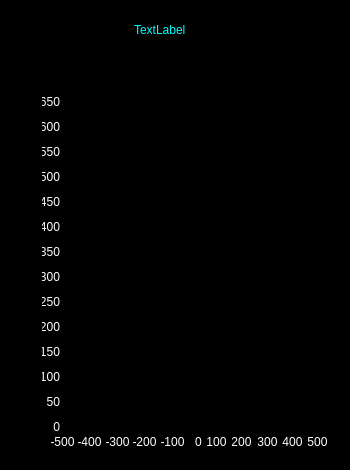
    <widget class="QFrame" name="panHeart_2">
     <property name="geometry">
      <rect>
       <x>352</x>
       <y>252</y>
       <width>350</width>
       <height>470</height>
      </rect>
     </property>
     <property name="styleSheet">
      <string notr="true">color: rgb(255, 255, 255);
background-color: rgb(0, 0, 0);</string>
     </property>
     <property name="frameShape">
      <enum>QFrame::StyledPanel</enum>
     </property>
     <property name="frameShadow">
      <enum>QFrame::Raised</enum>
     </property>
     <widget class="QLabel" name="lblR_RM1">
      <property name="geometry">
       <rect>
        <x>134</x>
        <y>23</y>
        <width>65</width>
        <height>13</height>
       </rect>
      </property>
      <property name="styleSheet">
       <string notr="true">color: rgb(0, 255, 255);</string>
      </property>
      <property name="text">
       <string>TextLabel</string>
      </property>
     </widget>
     <widget class="QCustomPlot" name="imgR_RM" native="true">
      <property name="geometry">
       <rect>
        <x>64</x>
        <y>96</y>
        <width>252</width>
        <height>336</height>
       </rect>
      </property>
     </widget>
     <widget class="QLabel" name="label_54">
      <property name="geometry">
       <rect>
        <x>42</x>
        <y>220</y>
        <width>18</width>
        <height>13</height>
       </rect>
      </property>
      <property name="text">
       <string>400</string>
      </property>
      <property name="alignment">
       <set>Qt::AlignRight|Qt::AlignTrailing|Qt::AlignVCenter</set>
      </property>
     </widget>
     <widget class="QLabel" name="label_55">
      <property name="geometry">
       <rect>
        <x>42</x>
        <y>245</y>
        <width>18</width>
        <height>13</height>
       </rect>
      </property>
      <property name="text">
       <string>350</string>
      </property>
      <property name="alignment">
       <set>Qt::AlignRight|Qt::AlignTrailing|Qt::AlignVCenter</set>
      </property>
     </widget>
     <widget class="QLabel" name="label_56">
      <property name="geometry">
       <rect>
        <x>42</x>
        <y>270</y>
        <width>18</width>
        <height>13</height>
       </rect>
      </property>
      <property name="text">
       <string>300</string>
      </property>
      <property name="alignment">
       <set>Qt::AlignRight|Qt::AlignTrailing|Qt::AlignVCenter</set>
      </property>
     </widget>
     <widget class="QLabel" name="label_57">
      <property name="geometry">
       <rect>
        <x>42</x>
        <y>295</y>
        <width>18</width>
        <height>13</height>
       </rect>
      </property>
      <property name="text">
       <string>250</string>
      </property>
      <property name="alignment">
       <set>Qt::AlignRight|Qt::AlignTrailing|Qt::AlignVCenter</set>
      </property>
     </widget>
     <widget class="QLabel" name="label_58">
      <property name="geometry">
       <rect>
        <x>42</x>
        <y>320</y>
        <width>18</width>
        <height>13</height>
       </rect>
      </property>
      <property name="text">
       <string>200</string>
      </property>
      <property name="alignment">
       <set>Qt::AlignRight|Qt::AlignTrailing|Qt::AlignVCenter</set>
      </property>
     </widget>
     <widget class="QLabel" name="label_59">
      <property name="geometry">
       <rect>
        <x>42</x>
        <y>345</y>
        <width>18</width>
        <height>13</height>
       </rect>
      </property>
      <property name="text">
       <string>150</string>
      </property>
      <property name="alignment">
       <set>Qt::AlignRight|Qt::AlignTrailing|Qt::AlignVCenter</set>
      </property>
     </widget>
     <widget class="QLabel" name="label_60">
      <property name="geometry">
       <rect>
        <x>42</x>
        <y>370</y>
        <width>18</width>
        <height>13</height>
       </rect>
      </property>
      <property name="text">
       <string>100</string>
      </property>
      <property name="alignment">
       <set>Qt::AlignRight|Qt::AlignTrailing|Qt::AlignVCenter</set>
      </property>
     </widget>
     <widget class="QLabel" name="label_61">
      <property name="geometry">
       <rect>
        <x>42</x>
        <y>395</y>
        <width>18</width>
        <height>13</height>
       </rect>
      </property>
      <property name="text">
       <string>50</string>
      </property>
      <property name="alignment">
       <set>Qt::AlignRight|Qt::AlignTrailing|Qt::AlignVCenter</set>
      </property>
     </widget>
     <widget class="QLabel" name="label_62">
      <property name="geometry">
       <rect>
        <x>42</x>
        <y>420</y>
        <width>18</width>
        <height>13</height>
       </rect>
      </property>
      <property name="text">
       <string>0</string>
      </property>
      <property name="alignment">
       <set>Qt::AlignRight|Qt::AlignTrailing|Qt::AlignVCenter</set>
      </property>
     </widget>
     <widget class="QLabel" name="label_63">
      <property name="geometry">
       <rect>
        <x>50</x>
        <y>435</y>
        <width>25</width>
        <height>13</height>
       </rect>
      </property>
      <property name="text">
       <string>-500</string>
      </property>
      <property name="alignment">
       <set>Qt::AlignCenter</set>
      </property>
     </widget>
     <widget class="QLabel" name="label_64">
      <property name="geometry">
       <rect>
        <x>77</x>
        <y>435</y>
        <width>25</width>
        <height>13</height>
       </rect>
      </property>
      <property name="text">
       <string>-400</string>
      </property>
      <property name="alignment">
       <set>Qt::AlignCenter</set>
      </property>
     </widget>
     <widget class="QLabel" name="label_65">
      <property name="geometry">
       <rect>
        <x>105</x>
        <y>435</y>
        <width>25</width>
        <height>13</height>
       </rect>
      </property>
      <property name="text">
       <string>-300</string>
      </property>
      <property name="alignment">
       <set>Qt::AlignCenter</set>
      </property>
     </widget>
     <widget class="QLabel" name="label_66">
      <property name="geometry">
       <rect>
        <x>132</x>
        <y>435</y>
        <width>25</width>
        <height>13</height>
       </rect>
      </property>
      <property name="text">
       <string>-200</string>
      </property>
      <property name="alignment">
       <set>Qt::AlignCenter</set>
      </property>
     </widget>
     <widget class="QLabel" name="label_67">
      <property name="geometry">
       <rect>
        <x>160</x>
        <y>435</y>
        <width>25</width>
        <height>13</height>
       </rect>
      </property>
      <property name="text">
       <string>-100</string>
      </property>
      <property name="alignment">
       <set>Qt::AlignCenter</set>
      </property>
     </widget>
     <widget class="QLabel" name="label_68">
      <property name="geometry">
       <rect>
        <x>186</x>
        <y>435</y>
        <width>25</width>
        <height>13</height>
       </rect>
      </property>
      <property name="text">
       <string>0</string>
      </property>
      <property name="alignment">
       <set>Qt::AlignCenter</set>
      </property>
     </widget>
     <widget class="QLabel" name="label_69">
      <property name="geometry">
       <rect>
        <x>204</x>
        <y>435</y>
        <width>25</width>
        <height>13</height>
       </rect>
      </property>
      <property name="text">
       <string>100</string>
      </property>
      <property name="alignment">
       <set>Qt::AlignCenter</set>
      </property>
     </widget>
     <widget class="QLabel" name="label_70">
      <property name="geometry">
       <rect>
        <x>229</x>
        <y>435</y>
        <width>25</width>
        <height>13</height>
       </rect>
      </property>
      <property name="text">
       <string>200</string>
      </property>
      <property name="alignment">
       <set>Qt::AlignCenter</set>
      </property>
     </widget>
     <widget class="QLabel" name="label_74">
      <property name="geometry">
       <rect>
        <x>255</x>
        <y>435</y>
        <width>25</width>
        <height>13</height>
       </rect>
      </property>
      <property name="text">
       <string>300</string>
      </property>
      <property name="alignment">
       <set>Qt::AlignCenter</set>
      </property>
     </widget>
     <widget class="QLabel" name="label_75">
      <property name="geometry">
       <rect>
        <x>280</x>
        <y>435</y>
        <width>25</width>
        <height>13</height>
       </rect>
      </property>
      <property name="text">
       <string>400</string>
      </property>
      <property name="alignment">
       <set>Qt::AlignCenter</set>
      </property>
     </widget>
     <widget class="QLabel" name="label_76">
      <property name="geometry">
       <rect>
        <x>305</x>
        <y>435</y>
        <width>25</width>
        <height>13</height>
       </rect>
      </property>
      <property name="text">
       <string>500</string>
      </property>
      <property name="alignment">
       <set>Qt::AlignCenter</set>
      </property>
     </widget>
     <widget class="QLabel" name="label_77">
      <property name="geometry">
       <rect>
        <x>42</x>
        <y>95</y>
        <width>18</width>
        <height>13</height>
       </rect>
      </property>
      <property name="text">
       <string>650</string>
      </property>
      <property name="alignment">
       <set>Qt::AlignRight|Qt::AlignTrailing|Qt::AlignVCenter</set>
      </property>
     </widget>
     <widget class="QLabel" name="label_78">
      <property name="geometry">
       <rect>
        <x>42</x>
        <y>195</y>
        <width>18</width>
        <height>13</height>
       </rect>
      </property>
      <property name="text">
       <string>450</string>
      </property>
      <property name="alignment">
       <set>Qt::AlignRight|Qt::AlignTrailing|Qt::AlignVCenter</set>
      </property>
     </widget>
     <widget class="QLabel" name="label_79">
      <property name="geometry">
       <rect>
        <x>42</x>
        <y>170</y>
        <width>18</width>
        <height>13</height>
       </rect>
      </property>
      <property name="text">
       <string>500</string>
      </property>
      <property name="alignment">
       <set>Qt::AlignRight|Qt::AlignTrailing|Qt::AlignVCenter</set>
      </property>
     </widget>
     <widget class="QLabel" name="label_80">
      <property name="geometry">
       <rect>
        <x>42</x>
        <y>120</y>
        <width>18</width>
        <height>13</height>
       </rect>
      </property>
      <property name="text">
       <string>600</string>
      </property>
      <property name="alignment">
       <set>Qt::AlignRight|Qt::AlignTrailing|Qt::AlignVCenter</set>
      </property>
     </widget>
     <widget class="QLabel" name="label_81">
      <property name="geometry">
       <rect>
        <x>42</x>
        <y>145</y>
        <width>18</width>
        <height>13</height>
       </rect>
      </property>
      <property name="text">
       <string>550</string>
      </property>
      <property name="alignment">
       <set>Qt::AlignRight|Qt::AlignTrailing|Qt::AlignVCenter</set>
      </property>
     </widget>
    </widget>
